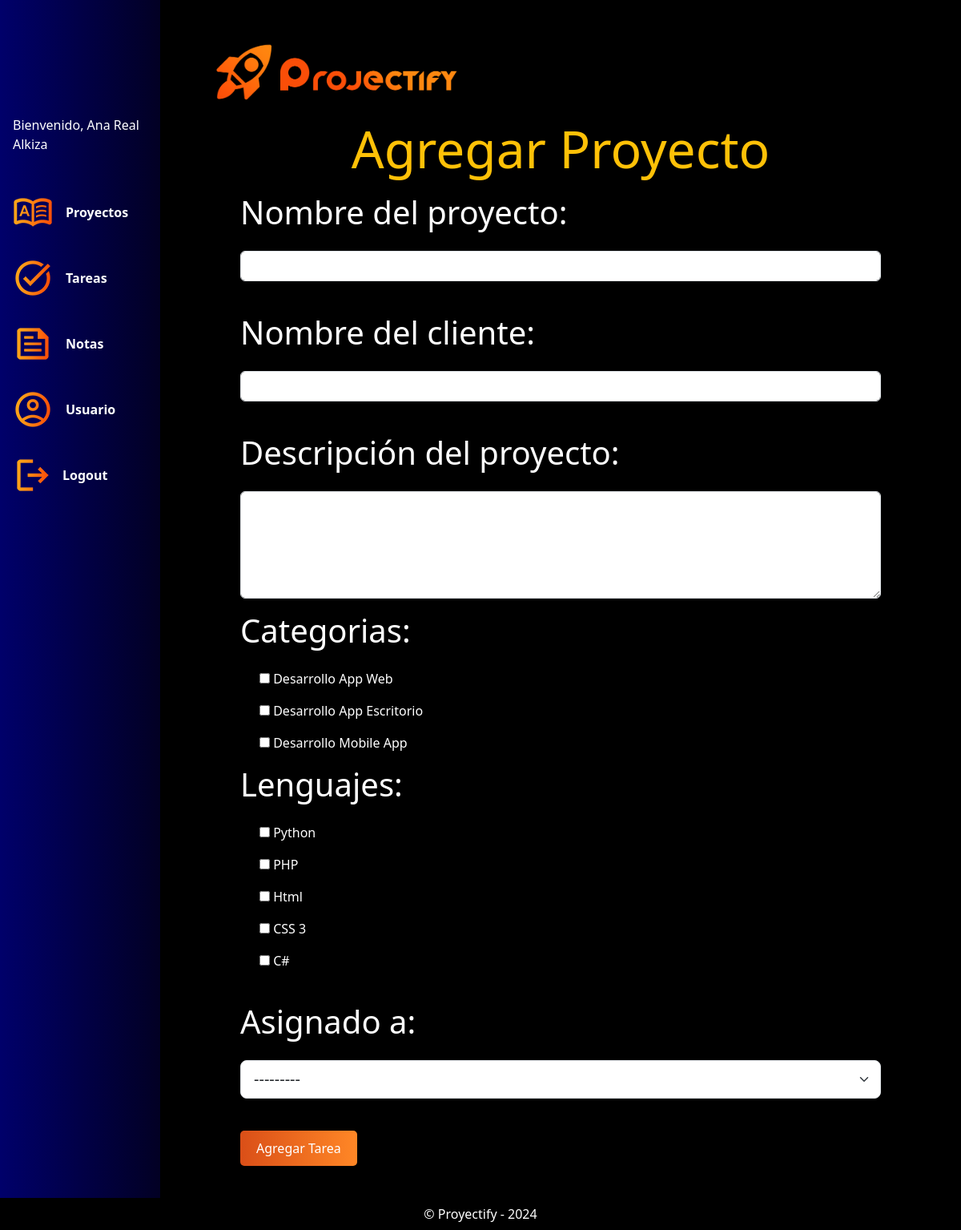
Page /add-project/ (signed in) on the committed database.
### projects_app/models.py (models this page shows, shortened)
class Category(models.Model):
    title = models.CharField(max_length=150, verbose_name="Titulo")
    description = models.CharField(max_length=250, verbose_name="Descripcion")
    created_at = models.DateField(auto_now_add=True, verbose_name="Creado el:")
    class Meta:
        verbose_name = "Categoria"
        verbose_name_plural = "Categorias"

class CodeLang(models.Model):
    lang_name = models.CharField(max_length=30, verbose_name="Lenguaje")
    lang_image = models.ImageField(default='null', verbose_name="Imagen")
    class Meta:
        verbose_name = "Lenguaje"
        verbose_name_plural = "Lenguajes"

### projects_app/views.py (the view)
# urls.py: path('add-project/', views.add_project, name='add-project'),
@login_required
def add_project(request):
    if request.method == 'POST':
        form = ProjectForm(request.POST)
        if form.is_valid():
            form.save()
            return redirect('proyectos')
    else:
        form = ProjectForm()
    projects = Project.objects.all()
    categories = Category.objects.all()
    languages = CodeLang.objects.all()
    return render(request, 'add-project.html', {
        'form':form,
        'projects':projects,
        'categories':categories,
        'languages': languages,
        })

### projects_app/forms.py
class ProjectForm(forms.ModelForm):
    class Meta:
        model = Project
        fields = ['project_name', 'client_name', 'description', 'categories', 'languages', 'assigned_to']
        widgets = {
            'project_name': forms.TextInput(attrs={'class': 'form-control mb-3'}),
            'client_name': forms.TextInput(attrs={'class': 'form-control mb-3'}),
            'description': forms.Textarea(attrs={'class': 'form-control mb-3', 'rows': 5}),
            'categories': forms.CheckboxSelectMultiple(attrs={'class': 'form-check-input'}),
            'languages': forms.CheckboxSelectMultiple(attrs={'class': 'form-check-input'}),
            'assigned_to': forms.Select(attrs={'class': 'form-select form-select-lg mb-3'}),
        }

### projects_app/templates/add-project.html (shortened to what this page needs)
{% extends "loged.html" %}
{% block loged_content %}
<p class="display-3 text-center text-warning">Agregar Proyecto</p>
<form method="POST" style="max-width: 800px; margin: auto;">
    <div class="mb-3">
        <label for="{{ form.project_name.id_for_label }}" class="form-label display-6 pb-3">Nombre del proyecto:</label>
        {{ form.project_name }}
    </div>
    <div class="mb-3">
        <label for="{{ form.client_name.id_for_label }}" class="form-label display-6 pb-3">Nombre del cliente:</label>
        {{ form.client_name }}
    </div>
    <div class="mb-3">
        <label for="{{ form.description.id_for_label }}" class="form-label display-6 pb-3">Descripción del proyecto:</label>
        {{ form.description }}
    </div>
    <div class="mb-3">
        <label class="form-label display-6 pb-3">Categorias:</label>
        {% for category in categories %}
        <div class="form-check mb-3">
            <input type="checkbox" name="categories" value="{{ category.id }}">
            <label class="form-check-label" for="category_{{ category.id }}">{{ category.title }}</label>
        </div>
        {% endfor %}
    </div>
    <div class="mb-3">
        <label class="form-label display-6 pb-3">Lenguajes:</label>
        {% for language in languages %}
        <div class="form-check mb-3">
            <input type="checkbox" name="languages" value="{{ language.id }}">
            <label class="form-check-label" for="language_{{ language.id }}">{{ language.lang_name }}</label>
        </div>
        {% endfor %}
    </div>
    <br>
    <div class="mb-3">
        <label for="{{ form.assigned_to.id_for_label }}" class="form-label display-6 pb-3" >Asignado a:</label>
        {{ form.assigned_to }}
    </div>
    <button type="submit" style="background: rgb(255,135,38); background: linear-gradient(270deg, rgba(255,135,38,1) 0%, rgba(218,79,24,1) 100%, rgba(0,212,255,1) 100%); color: white; padding: 10px 20px; border: none; border-radius: 5px; cursor: pointer;">Agregar Tarea</button>
</form>
{% endblock loged_content %}

### accounts_app/templates/loged.html (shortened to what this page needs)
<!DOCTYPE html>
<html lang="en">
<head>
  {% load static %}
  <link rel="stylesheet" href="{% static "css/bootstrap.min.css" %}">
  <link rel="stylesheet" href="{% static "css/styles.css" %}">
</head>
<body>
  <div class="container-fluid">
    <div class="row">
      <nav class="col-md-2 d-none d-md-block bg-light sidebar">
        <div class="sidebar-sticky">
          <ul class="nav flex-column">
            <li class="nav-item d-flex align-items-center justify-content-left m-3">
            <p class="text-white">Bienvenido, {{user.first_name}} {{user.last_name}}</p>
            </li>
            <li class="nav-item d-flex align-items-center justify-content-left m-3">
              <a class="navbar-brand" href="#">
                <img src="{% static "images/icons/Project.png" %}" alt="Projectify Logo" style="fill: white;">
              </a>
              <a class="nav-link active text-white fw-bolder" aria-current="page" href={% url "proyectos" %}>Proyectos</a>
            </li>
            <li class="nav-item d-flex align-items-center justify-content-left m-3">
              <a class="navbar-brand" href="#">
                <img src="{% static "images/icons/Task.png" %}" alt="Projectify Logo" style="fill: white;">
              </a>
              <a class="nav-link text-white fw-bolder" href={% url "tareas" %}>Tareas</a>
            </li>
            <li class="nav-item d-flex align-items-center justify-content-left m-3">
              <a class="navbar-brand" href="#">
                <img src="{% static "images/icons/Notes.png" %}" alt="Projectify Logo" style="fill: white;">
              </a>
              <a class="nav-link text-white fw-bolder" href={% url "notas" %}>Notas</a>
            </li>
            <li class="nav-item d-flex align-items-center justify-content-left m-3">
              <a class="navbar-brand" href="#">
                <img src="{% static "images/icons/User.png" %}" alt="Projectify Logo" style="fill: white;">
              </a>
              <a class="nav-link text-white fw-bolder" href="#">Usuario</a>
            </li>
            <li class="nav-item d-flex align-items-center justify-content-left m-3">
              <a class="navbar-brand" href="#">
                <img src="{% static "images/icons/Logout.png" %}" alt="Projectify Logo" style="fill: white;">
              </a>
              <form action="{% url 'logout_user' %}" method="post">
                <button type="submit" class="btn btn-link text-white fw-bolder" style="text-decoration: none; background: none; border: none;">Logout</button>
              </form>
            </li>
          </ul>
        </div>
      </nav>
      <main role="main" class="col-md-9 ml-sm-auto col-lg-10 px-4 main-content bg-black">
        <div class="header">
          <a id="logo" class="navbar-brand" href="#">
            <img src={% static "images/ProjectifyLogo.png" %} alt="Projectify Logo">
          </a>
        </div>
        {% block loged_content %}{% endblock loged_content %}
      </main>
    </div>
  </div>
  <footer class="footer fixed-bottom">
    <div class="container-ls">
      <div class="bg-black p-2 text-white text-center">
      &copy; Proyectify - {% now "Y" %}
      </div>
    </div>
  </footer>
</body>
</html>

### core_app/static/css/styles.css (style rules this page uses)
.header #logo img { width: 350px; padding-left: 20px; margin: 10px; }

### accounts_app/templates/loged.html (style rules this page uses)
.sidebar { background: rgb(2,0,36); background: linear-gradient(270deg, rgba(2,0,36,1) 0%, rgba(0,0,106,1) 100%, rgba(0,212,255,1) 100%); position: fixed; top: 0; bottom: 0; left: 0; z-index: 100; padding: 8rem 0; box-shadow: 0 0 10px rgba(0, 0, 0, 0.1); }
.sidebar-sticky { position: relative; top: 0; height: 100%; padding-right: 0; overflow-x: hidden; overflow-y: auto; }
.main-content { margin-left: 16.66667%; height: 100%; color: #fff; padding: 2rem; }

### rows in the picture
Category: title "Desarrollo App Web"
Category: title "Desarrollo App Escritorio"
Category: title "Desarrollo Mobile App"
CodeLang: lang_name "Python"
CodeLang: lang_name "PHP"
CodeLang: lang_name "Html"
CodeLang: lang_name "CSS 3"
CodeLang: lang_name "C#"

### other values in the picture
{{ user.first_name }} "Ana"
{{ user.last_name }} "Real Alkiza"
